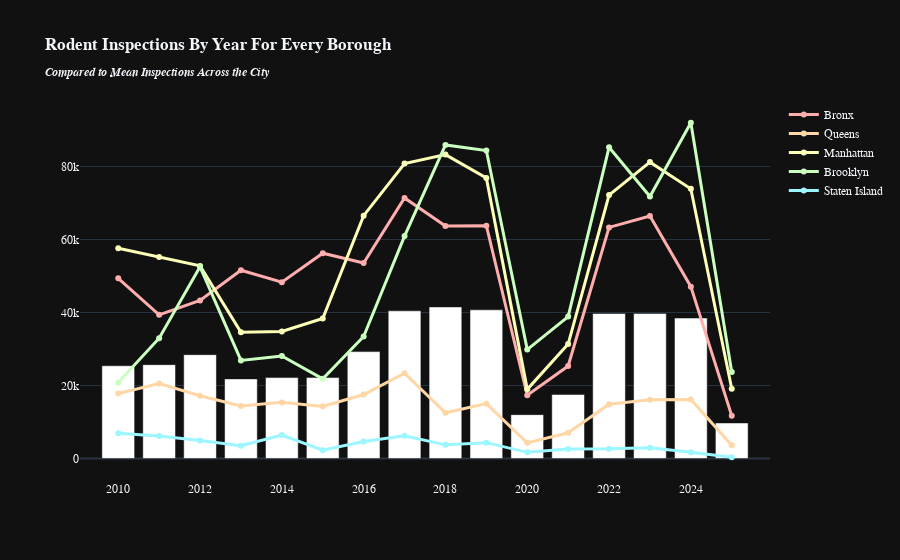

The notebook cell this image was saved under:
### Code cell
# can also do visualization where we have the mean of each year and then trendlines for the count of each Borough
yearly_rodents_by_borough: go.Figure = go.Figure()

# Adding the mean barchart
yearly_rodents_by_borough.add_trace(
    go.Bar(
        x = YEARS,
        y = pivoted_counts.get_column('mean'),
        marker = dict(color = '#FFFFFF'),
        showlegend = False
    )
)

# Adding the line charts for each borough
for i, borough in enumerate(['Bronx', 'Queens', 'Manhattan', 'Brooklyn', 'Staten Island']):
    data = pivoted_counts.get_column(borough)
    color = RAINBOW_COLOR_SEQ[i]
    yearly_rodents_by_borough.add_trace(
        go.Scatter(
            x = YEARS,
            y = data,
            hovertext = borough,
            name = borough,
            line = dict(color=color, width=3)
        )
    )

# Styling
yearly_rodents_by_borough.update_layout(
    template = 'plotly_dark',
    title = dict(text = '<b>Rodent Inspections By Year For Every Borough</b><br><sub><em>Compared to Mean Inspections Across the City</em></sub>'),
    font_family = "Raleway, sans-serif",
)

yearly_rodents_by_borough

### Figure 1 — Plotly figure (JSON) as saved in the notebook; plotly's stock layout.template omitted (floating-point values rounded to 4 significant figures)
{"data": [{"marker": {"color": "#FFFFFF"}, "showlegend": false, "type": "bar", "x": [2010, 2011, 2012, 2013, 2014, 2015, 2016, 2017, 2018, 2019, 2020, 2021, 2022, 2023, 2024, 2025], "y": [25420.0, 25710.0, 28460.0, 21820.0, 22170.0, 22170.0, 29290.0, 40460.0, 41530.0, 40730.0, 12020.0, 17550.0, 39730.0, 39750.0, 38480.0, 9738.0]}, {"hovertext": "Bronx", "line": {"color": "#ffadad", "width": 3}, "name": "Bronx", "type": "scatter", "x": [2010, 2011, 2012, 2013, 2014, 2015, 2016, 2017, 2018, 2019, 2020, 2021, 2022, 2023, 2024, 2025], "y": [49361, 39363, 43302, 51592, 48324, 56253, 53576, 71397, 63727, 63778, 17326, 25349, 63326, 66441, 47085, 11682]}, {"hovertext": "Queens", "line": {"color": "#ffd6a5", "width": 3}, "name": "Queens", "type": "scatter", "x": [2010, 2011, 2012, 2013, 2014, 2015, 2016, 2017, 2018, 2019, 2020, 2021, 2022, 2023, 2024, 2025], "y": [17823, 20550, 17200, 14372, 15377, 14284, 17523, 23359, 12522, 15029, 4284, 7040, 14870, 16104, 16178, 3612]}, {"hovertext": "Manhattan", "line": {"color": "#fdffb6", "width": 3}, "name": "Manhattan", "type": "scatter", "x": [2010, 2011, 2012, 2013, 2014, 2015, 2016, 2017, 2018, 2019, 2020, 2021, 2022, 2023, 2024, 2025], "y": [57632, 55197, 52774, 34570, 34801, 38365, 66545, 80829, 83267, 76847, 18942, 31357, 72203, 81214, 73899, 19116]}, {"hovertext": "Brooklyn", "line": {"color": "#caffbf", "width": 3}, "name": "Brooklyn", "type": "scatter", "x": [2010, 2011, 2012, 2013, 2014, 2015, 2016, 2017, 2018, 2019, 2020, 2021, 2022, 2023, 2024, 2025], "y": [20816, 32969, 52513, 26885, 28081, 21849, 33430, 60935, 85934, 84399, 29843, 38877, 85279, 71775, 92001, 23671]}, {"hovertext": "Staten Island", "line": {"color": "#9bf6ff", "width": 3}, "name": "Staten Island", "type": "scatter", "x": [2010, 2011, 2012, 2013, 2014, 2015, 2016, 2017, 2018, 2019, 2020, 2021, 2022, 2023, 2024, 2025], "y": [6903, 6176, 4944, 3474, 6433, 2285, 4674, 6240, 3737, 4340, 1684, 2614, 2640, 2943, 1697, 341]}], "layout": {"font": {"family": "Raleway, sans-serif"}, "title": {"text": "<b>Rodent Inspections By Year For Every Borough</b><br><sub><em>Compared to Mean Inspections Across the City</em></sub>"}}}
